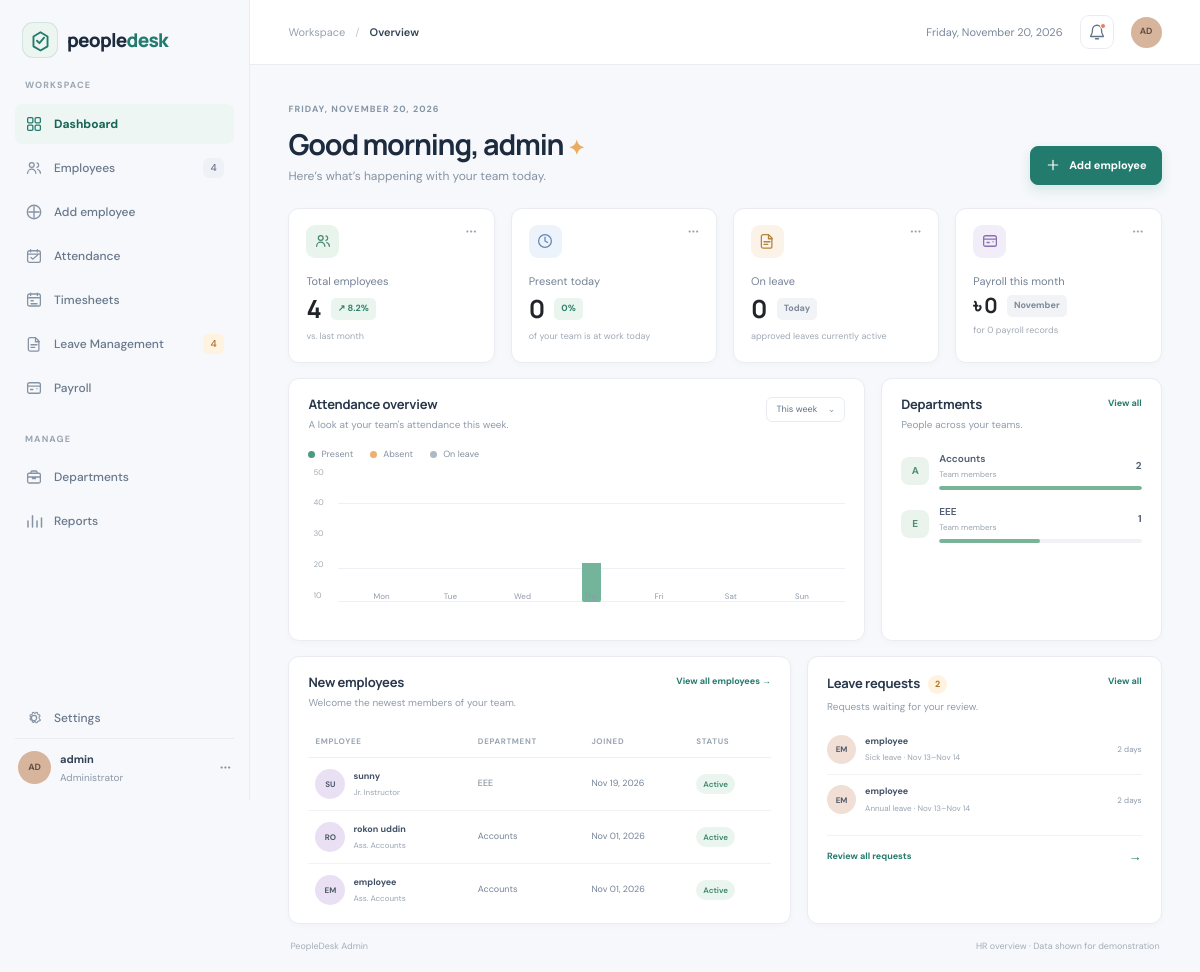
The page /admin/admin_dashboard.php (signed in) on the database its author committed.
### tables this page shows
CREATE TABLE `employees` (
  `employee_id` int NOT NULL,
  `name` varchar(150) NOT NULL,
  `email` varchar(150) NOT NULL,
  `temporary_password` varchar(250) NOT NULL,
  `department` varchar(100) NOT NULL,
  `designation` varchar(150) NOT NULL,
  `basic_salary` decimal(10,0) NOT NULL,
  `joining_date` date NOT NULL,
  `birth_date` date DEFAULT NULL,
  `role` enum('admin','hr','employee','') NOT NULL,
  `phone` varchar(15) NOT NULL,
  `profile_picture` varchar(255) DEFAULT NULL,
  `user_id` int DEFAULT NULL
);

CREATE TABLE `leave_requests` (
  `leave_id` int NOT NULL,
  `employee_id` int NOT NULL,
  `leave_reason` varchar(200) NOT NULL,
  `leave_type` varchar(50) NOT NULL,
  `start_date` date NOT NULL,
  `end_date` date NOT NULL,
  `total_days` int NOT NULL,
  `status` varchar(20) NOT NULL,
  `approved_by` varchar(50) NOT NULL,
  `admin_remarks` varchar(200) DEFAULT NULL
);

### admin/admin_dashboard.php (the view, shortened to what the rows shown need)
<?php
include_once("../config/db.php");
$pendingLeaveCount = (int) $conn->query(
    "SELECT COUNT(*) AS total FROM leave_requests WHERE status = 'Pending'"
)->fetch_assoc()['total'];
$newEmployees = $conn->query(
    "SELECT name, email, department, designation, joining_date
     FROM employees
     WHERE role IN ('employee','hr')
     ORDER BY joining_date DESC, employee_id DESC
     LIMIT 3"
);
$pendingLeaves = $conn->query(
    "SELECT lr.*, e.name AS employee_name
     FROM leave_requests lr
     JOIN employees e ON e.employee_id = lr.employee_id
     WHERE lr.status = 'Pending'
     ORDER BY lr.leave_id DESC
     LIMIT 3"
);
?>
<!doctype html>
<html lang="en">
<head>
    <link href="https://cdn.jsdelivr.net/npm/bootstrap@5.3.3/dist/css/bootstrap.min.css" rel="stylesheet">
    <link rel="stylesheet" href="../assets/admin.css">
</head>
<body>
    <div class="app-shell">
        <main class="main-content">
            <div class="dashboard-content">
                <section class="welcome-row">
                    <div>
                        <h1>Good morning, <?php echo $_SESSION['name']; ?> <span aria-hidden="true">✦</span></h1>
                    </div>
                </section>
                <section class="row g-3 dashboard-row">
                    <div class="col-12 col-xl-8" id="attendance">
                        <article class="card dashboard-card attendance-card h-100">
                            <div class="card-heading">
                                <div><h2>Attendance overview</h2><p>A look at your team's attendance this week.</p></div>
                            </div>
                        </article>
                    </div>
                    <div class="col-12 col-xl-4" id="departments">
                        <article class="card dashboard-card department-card h-100">
                            <div class="card-heading">
                                <div><h2>Departments</h2><p>People across your teams.</p></div>
                            </div>
                        </article>
                    </div>
                </section>
                <section class="row g-3 dashboard-row">
                    <div class="col-12 col-xl-7" id="employees">
                        <article class="card dashboard-card employee-card h-100">
                            <div class="card-heading">
                                <div><h2>New employees</h2><p>Welcome the newest members of your team.</p></div>
                            </div>
                            <div class="table-responsive">
                                <table class="table align-middle employee-table mb-0">
                                    <thead><tr><th scope="col">EMPLOYEE</th><th scope="col">DEPARTMENT</th><th scope="col">JOINED</th><th scope="col">STATUS</th></tr></thead>
                                    <tbody>
                                        <?php if ($newEmployees->num_rows > 0) { ?>
                                            <?php while ($employee = $newEmployees->fetch_assoc()) {
                                                $initials = strtoupper(substr(preg_replace('/\s+/', '', $employee['name']), 0, 2));
                                            ?>
                                                <tr>
                                                    <td><div class="employee-cell"><span class="employee-avatar avatar-lavender"><?php echo htmlspecialchars($initials); ?></span><span><strong><?php echo htmlspecialchars($employee['name']); ?></strong><small><?php echo htmlspecialchars($employee['designation']); ?></small></span></div></td>
                                                    <td><?php echo htmlspecialchars($employee['department']); ?></td>
                                                    <td><?php echo date('M d, Y', strtotime($employee['joining_date'])); ?></td>
                                                    <td><span class="status-badge status-active">Active</span></td>
                                                </tr>
                                            <?php } ?>
                                        <?php } else { ?>
                                            <tr><td colspan="4" class="text-center text-secondary py-4">No employees found.</td></tr>
                                        <?php } ?>
                                    </tbody>
                                </table>
                            </div>
                        </article>
                    </div>
                    <div class="col-12 col-xl-5" id="leave-requests">
                        <article class="card dashboard-card leave-card h-100">
                            <div class="card-heading">
                                <div><h2>Leave requests <span class="pending-count"><?php echo $pendingLeaveCount; ?></span></h2><p>Requests waiting for your review.</p></div>
                            </div>
                            <div class="leave-list">
                                <?php if ($pendingLeaves->num_rows > 0) { ?>
                                    <?php while ($leave = $pendingLeaves->fetch_assoc()) {
                                        $initials = strtoupper(substr(preg_replace('/\s+/', '', $leave['employee_name']), 0, 2));
                                    ?>
                                        <div class="leave-item">
                                            <span class="employee-avatar avatar-peach"><?php echo htmlspecialchars($initials); ?></span>
                                            <span class="leave-person"><strong><?php echo htmlspecialchars($leave['employee_name']); ?></strong><small><?php echo htmlspecialchars(ucfirst($leave['leave_type'])); ?> leave · <?php echo date('M d', strtotime($leave['start_date'])); ?>–<?php echo date('M d', strtotime($leave['end_date'])); ?></small></span>
                                            <span class="leave-duration"><?php echo (int) $leave['total_days']; ?> days</span>
                                        </div>
                                    <?php } ?>
                                <?php } else { ?>
                                    <p class="text-secondary text-center py-4 mb-0">No pending leave requests.</p>
                                <?php } ?>
                            </div>
                        </article>
                    </div>
                </section>
            </div>
        </main>
    </div>
</body>
</html>

### rows shown on the page
employees: name "SU", name "sunny", designation "Jr. Instructor", department "EEE", joining_date "Nov 19, 2026"
employees: name "RO", name "rokon uddin", designation "Ass. Accounts", department "Accounts", joining_date "Nov 01, 2026"
employees: name "EM", name "employee", designation "Ass. Accounts", department "Accounts", joining_date "Nov 01, 2026"
leave_requests: employee.name "EM", employee.name "employee", leave_type "Sick", start_date "Nov 13", end_date "Nov 14", total_days "2"
leave_requests: employee.name "EM", employee.name "employee", leave_type "Annual", start_date "Nov 13", end_date "Nov 14", total_days "2"

### other values the page prints
$totalEmployee "4"
$userInitials "AD"
$userName "admin"
$pageTitle "Overview"
$_SESSION['name'] "admin"
$presentToday "0"
$presentPercent "0"
$onLeaveToday "0"
$payrollAmount "0"
$payrollTotal "0"
$day['label'] "Mon"
$day['label'] "Tue"
$day['label'] "Wed"
$day['label'] "Fri"
$day['label'] "Sat"
